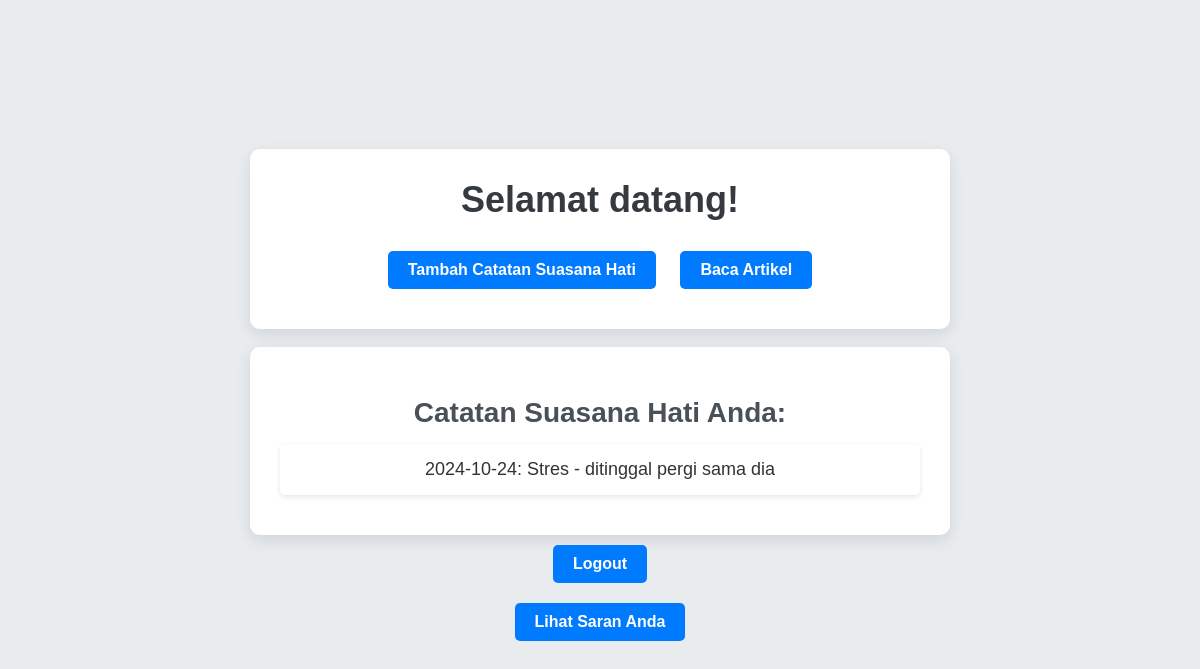
Page /dashboard.php (signed in) on the committed database.
### tables this page shows
CREATE TABLE `catatan_suasana_hati` (
  `ID_Catatan` int(11) NOT NULL,
  `ID_Pengguna` int(11) NOT NULL,
  `Tanggal` date NOT NULL,
  `Suasana_Hati` enum('Bahagia','Sedih','Cemas','Stres','Tenang') NOT NULL,
  `Catatan` text DEFAULT NULL
);

### dashboard.php (the view, shortened to what this page needs)
<?php
include 'db.php';
$userId = $_SESSION['ID_Pengguna'];
$sql = "SELECT * FROM Catatan_Suasana_Hati WHERE ID_Pengguna='$userId'";
$result = $conn->query($sql);
?>
<!DOCTYPE html>
<html lang="en">
<head>
</head>
<body>
    <div class="container">
        <h1>Selamat datang!</h1>
        <a href="add_mood.php">Tambah Catatan Suasana Hati</a>
        <a href="articles.php">Baca Artikel</a>
    </div>
    <br>
    <div class="container">
        <h2>Catatan Suasana Hati Anda:</h2>
        <ul>
        <?php while ($row = $result->fetch_assoc()): ?>
            <li><?php echo $row['Tanggal'] . ": " . $row['Suasana_Hati'] . " - " . $row['Catatan']; ?></li>
        <?php endwhile; ?>
        </ul>
    </div>
<a href="logout.php">Logout</a>
<a href="view_saran.php">Lihat Saran Anda</a>
</body>
</html>

### dashboard.php (style rules this page uses)
* { margin: 0; padding: 0; box-sizing: border-box; }
body { font-family: 'Arial', sans-serif; background-color: #e9ecef; display: flex; flex-direction: column; justify-content: center; align-items: center; height: 100vh; }
h1 { color: #343a40; font-size: 36px; margin-bottom: 20px; }
h2 { color: #495057; font-size: 28px; margin-top: 20px; margin-bottom: 15px; }
ul { list-style-type: none; padding: 0; }
li { background-color: #ffffff; margin: 10px 0; padding: 15px; border-radius: 5px; box-shadow: 0 2px 5px rgba(0, 0, 0, 0.1); font-size: 18px; color: #333; }
a { display: inline-block; margin: 10px 10px; padding: 10px 20px; background-color: #007bff; color: #fff; text-decoration: none; border-radius: 5px; transition: background-color 0.3s ease; font-weight: bold; }
.container { background-color: #ffffff; padding: 30px; border-radius: 10px; box-shadow: 0 5px 15px rgba(0, 0, 0, 0.1); width: 80%; max-width: 700px; text-align: center; }

### rows in the picture
catatan_suasana_hati: Tanggal "2024-10-24", Suasana_Hati "Stres", Catatan "ditinggal pergi sama dia"
